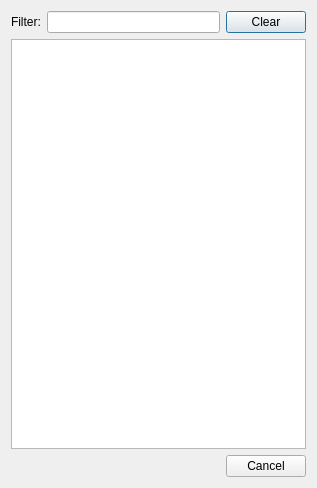
<?xml version="1.0" encoding="UTF-8"?>
<ui version="4.0">
 <class>WinRt::Internal::WinRtSelectAppDialog</class>
 <widget class="QDialog" name="WinRt::Internal::WinRtSelectAppDialog">
  <property name="geometry">
   <rect>
    <x>0</x>
    <y>0</y>
    <width>317</width>
    <height>488</height>
   </rect>
  </property>
  <property name="windowTitle">
   <string>Select Appx Package</string>
  </property>
  <layout class="QVBoxLayout" name="verticalLayout">
   <item>
    <layout class="QHBoxLayout" name="filterLayout">
     <item>
      <widget class="QLabel" name="filterLabel">
       <property name="text">
        <string>Filter:</string>
       </property>
      </widget>
     </item>
     <item>
      <widget class="QLineEdit" name="filterLineEdit"/>
     </item>
     <item>
      <widget class="QPushButton" name="filterClearButton">
       <property name="text">
        <string>Clear</string>
       </property>
      </widget>
     </item>
    </layout>
   </item>
   <item>
    <widget class="QTreeView" name="table">
     <property name="editTriggers">
      <set>QAbstractItemView::NoEditTriggers</set>
     </property>
     <property name="selectionMode">
      <enum>QAbstractItemView::SingleSelection</enum>
     </property>
     <property name="rootIsDecorated">
      <bool>false</bool>
     </property>
     <property name="sortingEnabled">
      <bool>true</bool>
     </property>
     <property name="expandsOnDoubleClick">
      <bool>false</bool>
     </property>
     <attribute name="headerShowSortIndicator" stdset="0">
      <bool>true</bool>
     </attribute>
    </widget>
   </item>
   <item>
    <widget class="QDialogButtonBox" name="buttonBox">
     <property name="standardButtons">
      <set>QDialogButtonBox::Cancel</set>
     </property>
    </widget>
   </item>
  </layout>
 </widget>
 <resources/>
 <connections>
  <connection>
   <sender>table</sender>
   <signal>doubleClicked(QModelIndex)</signal>
   <receiver>WinRt::Internal::WinRtSelectAppDialog</receiver>
   <slot>accept()</slot>
   <hints>
    <hint type="sourcelabel">
     <x>20</x>
     <y>20</y>
    </hint>
    <hint type="destinationlabel">
     <x>20</x>
     <y>20</y>
    </hint>
   </hints>
  </connection>
 </connections>
</ui>
